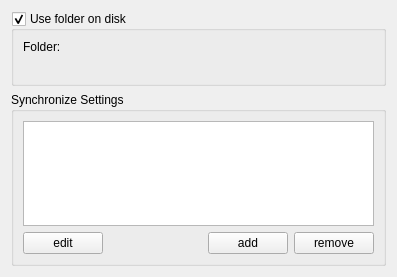
<?xml version="1.0" encoding="UTF-8"?>
<ui version="4.0">
 <class>ProjectSyncSettings</class>
 <widget class="QWidget" name="ProjectSyncSettings">
  <property name="geometry">
   <rect>
    <x>0</x>
    <y>0</y>
    <width>397</width>
    <height>277</height>
   </rect>
  </property>
  <property name="windowTitle">
   <string>Form</string>
  </property>
  <layout class="QVBoxLayout" name="verticalLayout_3">
   <item>
    <widget class="QGroupBox" name="syncFolderBox">
     <property name="title">
      <string>Use folder on disk</string>
     </property>
     <property name="checkable">
      <bool>true</bool>
     </property>
     <layout class="QVBoxLayout" name="verticalLayout">
      <item>
       <layout class="QHBoxLayout" name="horizontalLayout">
        <item>
         <widget class="QLabel" name="label">
          <property name="text">
           <string>Folder:</string>
          </property>
         </widget>
        </item>
        <item>
         <widget class="KUrlRequester" name="editFolder">
          <property name="mode">
           <set>KFile::Directory|KFile::LocalOnly</set>
          </property>
         </widget>
        </item>
       </layout>
      </item>
      <item>
       <widget class="QLabel" name="labelSelectedFolder">
        <property name="text">
         <string/>
        </property>
       </widget>
      </item>
     </layout>
    </widget>
   </item>
   <item>
    <widget class="QGroupBox" name="syncProviderBox">
     <property name="title">
      <string>Synchronize Settings</string>
     </property>
     <layout class="QVBoxLayout" name="verticalLayout_2">
      <item>
       <widget class="KListWidget" name="listProvider"/>
      </item>
      <item>
       <layout class="QHBoxLayout" name="horizontalLayout_2">
        <item>
         <widget class="KPushButton" name="editButton">
          <property name="text">
           <string>edit</string>
          </property>
         </widget>
        </item>
        <item>
         <spacer name="horizontalSpacer">
          <property name="orientation">
           <enum>Qt::Horizontal</enum>
          </property>
          <property name="sizeHint" stdset="0">
           <size>
            <width>40</width>
            <height>20</height>
           </size>
          </property>
         </spacer>
        </item>
        <item>
         <widget class="KPushButton" name="addButton">
          <property name="text">
           <string>add</string>
          </property>
         </widget>
        </item>
        <item>
         <widget class="KPushButton" name="removeButton">
          <property name="text">
           <string>remove</string>
          </property>
         </widget>
        </item>
       </layout>
      </item>
     </layout>
    </widget>
   </item>
  </layout>
 </widget>
 <customwidgets>
  <customwidget>
   <class>KPushButton</class>
   <extends>QPushButton</extends>
   <header>kpushbutton.h</header>
  </customwidget>
  <customwidget>
   <class>KListWidget</class>
   <extends>QListWidget</extends>
   <header>klistwidget.h</header>
  </customwidget>
  <customwidget>
   <class>KUrlRequester</class>
   <extends>QFrame</extends>
   <header>kurlrequester.h</header>
  </customwidget>
 </customwidgets>
 <resources/>
 <connections/>
</ui>
